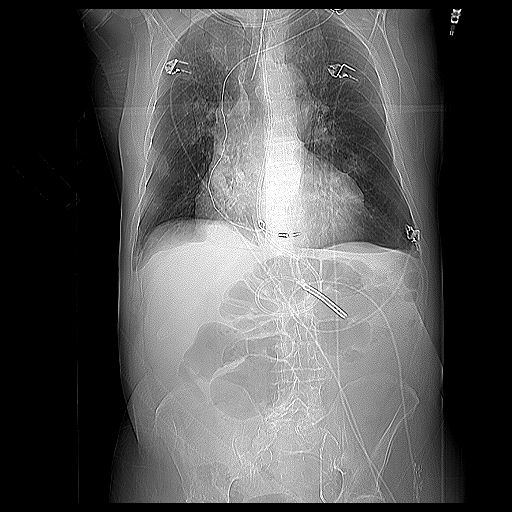
#> input picture as2/data/1.png, 512 x 512 px
$ python canny.py data/1.png
#> lines starting #> are read from the running program, lines starting #| are printed output that depends on the picture; after the words box and inside, x2 and y2 are one past the last pixel; in counts of white or black regions, pixels touching at a corner belong together
import os
import shutil
import math
import time
import sys

import matplotlib.pyplot as plt
import numpy as np
import scipy as sp
import cv2 as cv


# CANNY EDGE DETECTOR

class CannyDetector():

    def __init__(self, blursize=5, sigma=1.2, sobelsize=3, weakthr=0.1, strongthr=0.25):
        self.blursize = blursize
        self.sigma = sigma
        self.sobelsize = sobelsize
        self.weakthr = weakthr
        self.strongthr = strongthr

    def _blur(self, img):
        sz = (self.blursize, self.blursize)
        return cv.GaussianBlur(img, sz, self.sigma)

    def _sobel(self, img):
        sobx = cv.Sobel(img, cv.CV_64F, 1, 0, ksize=self.sobelsize)
        soby = cv.Sobel(img, cv.CV_64F, 0, 1, ksize=self.sobelsize)
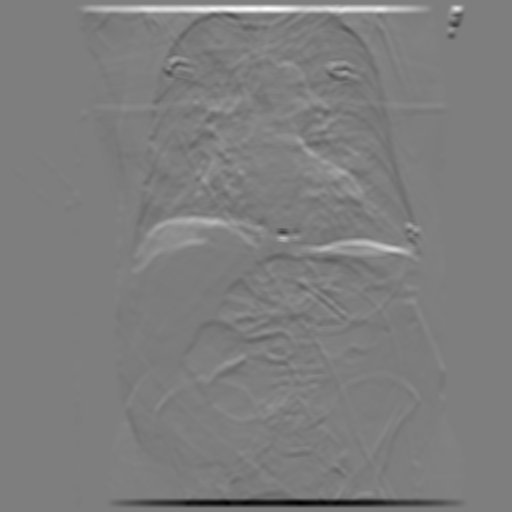
#> soby: shape (512, 512) float64; min -0.927, max 0.945, mean 8.67e-19; drawn with min black and max white

        mag = np.sqrt(sobx**2 + soby**2)
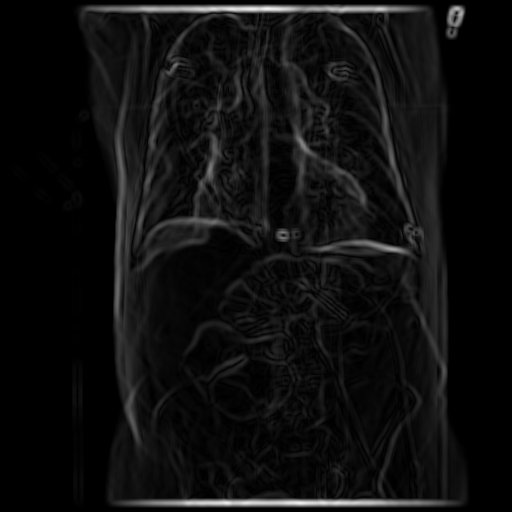
#> mag: shape (512, 512) float64; min 0, max 0.945, mean 0.0595
        dr = np.arctan2(sobx, soby)
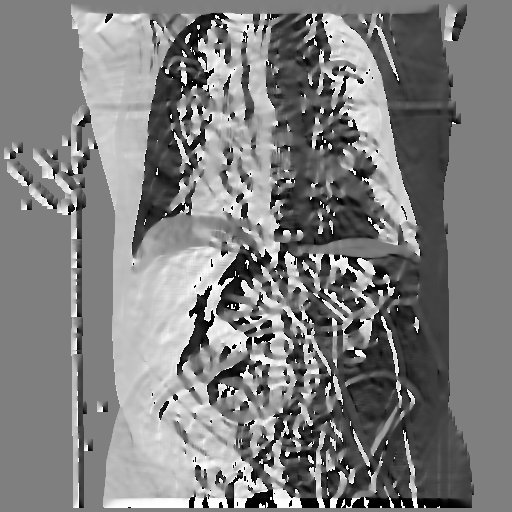
#> dr: shape (512, 512) float64; min -3.14, max 3.14, mean 0.00273; drawn with min black and max white
        dr = (np.round(dr/math.pi * 4 + 4.0) ).astype(int)
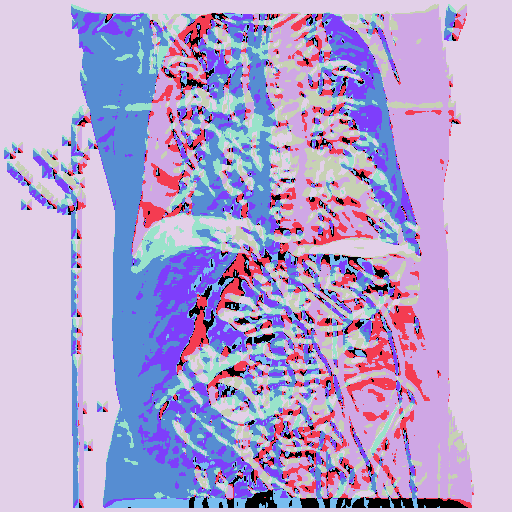
#> dr: shape (512, 512) int64; 9 distinct labels, from 0 to 8; one colour per label, 0 black
        return mag, dr

    def _threshold(self, mag, dr):

        dy = list(reversed([1, 1, 0, -1, -1, -1, 0, 1, 1]))
        dx= list(reversed([0, -1, -1, -1, 0, 1, 1, 1, 0]))

        edges = np.zeros_like(mag)

        for y in range(1, mag.shape[0]-1):
            for x in range(1, mag.shape[1]-1):
                i = dr[y, x]
                q = mag[y + dy[i], x + dx[i]]
                r =  mag[y - dy[i], x - dx[i]]
                if mag[y, x] >= q and mag[y, x] >= r:
                    edges[y, x] = mag[y, x]
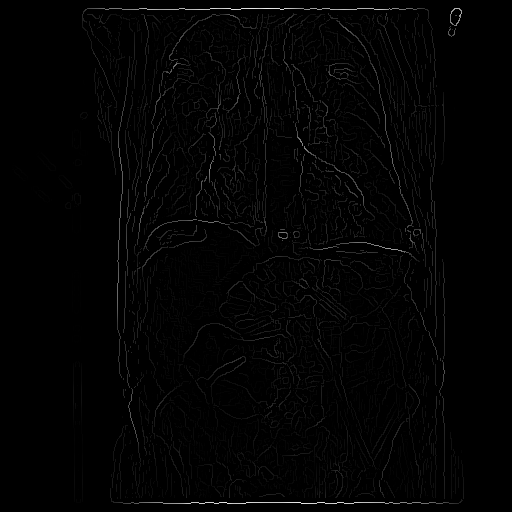
#> edges: shape (512, 512) float64; min 0, max 0.945, mean 0.0121

        return edges


    def _link(self, edges):
        strong = edges > self.strongthr
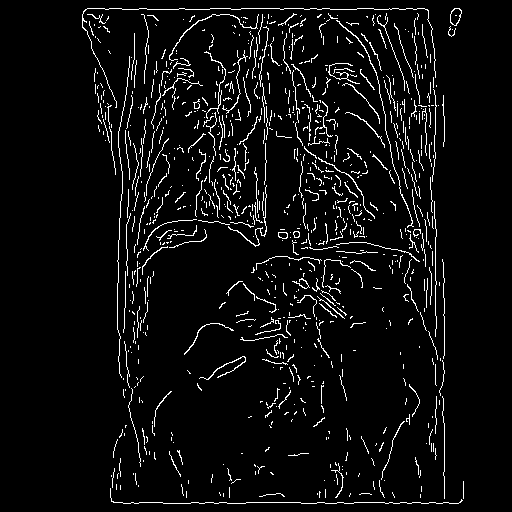
#> strong: shape (512, 512) bool; 5.2% white in thin lines or dots, all inside (x1, y1, x2, y2) = (82, 8, 464, 504)
        weak = edges > self.weakthr
#> weak: shape (512, 512) bool; 9% white in thin lines or dots, all inside (x1, y1, x2, y2) = (72, 8, 464, 504)

        ker = np.ones((3,3))
        for y in range(strong.shape[0]):
            for x in range(strong.shape[1]):
                is_weak = weak[y, x]
                strongnbh = strong[y-1:y+2, x-1:x+2]
                is_strong = np.sum(strongnbh) * is_weak
                if is_strong > 0:
                    strong[y, x] = True
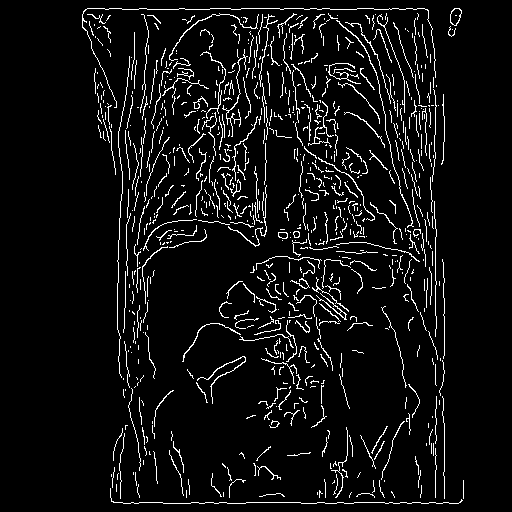
#> strong: shape (512, 512) bool; 6.2% white in thin lines or dots, all inside (x1, y1, x2, y2) = (82, 8, 464, 504)
        return strong

    def __call__(self, img):
        img = self._blur(img)
        mag, dr = self._sobel(img)
        edges = self._threshold(mag, dr)
        linked = self._link(edges)
        return linked, edges


def showimg(img, title=""):
    plt.imshow(img, cmap="gray")
    plt.axis("off")
    plt.title(title)


def loadimg(pth):
    img_int = cv.cvtColor(cv.imread(pth), cv.COLOR_BGR2GRAY)
    img = img_int.astype(float) / np.max(img_int)
    return img


if __name__ == "__main__":

    img = loadimg(sys.argv[1])

    canny = CannyDetector(blursize=9, sigma=2.5, sobelsize=3, weakthr=0.04, strongthr=0.08)

    linked, edges = canny(img)

    plt.subplot(1, 3, 1); showimg(img)
    plt.subplot(1, 3, 2); showimg(edges)
    plt.subplot(1, 3, 3); showimg(linked)
    plt.show()

    linked = np.uint8(linked*255)
    cv.imwrite(sys.argv[1].rsplit(".")[-2] + "_edges.png", linked)

$ run again, on as2/data/3.png
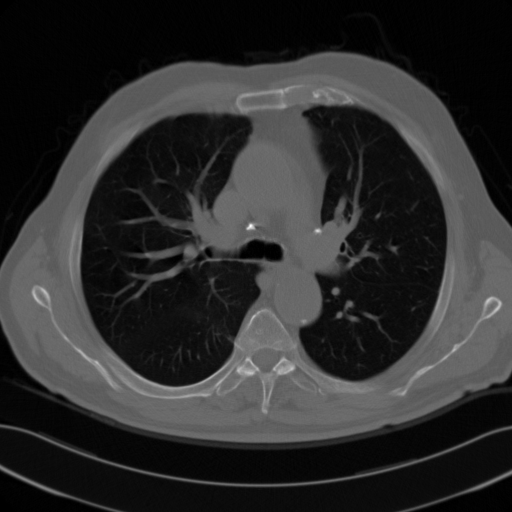
#> input picture as2/data/3.png, 512 x 512 px
#> in _sobel, `dr = np.arctan2(sobx, soby)`:
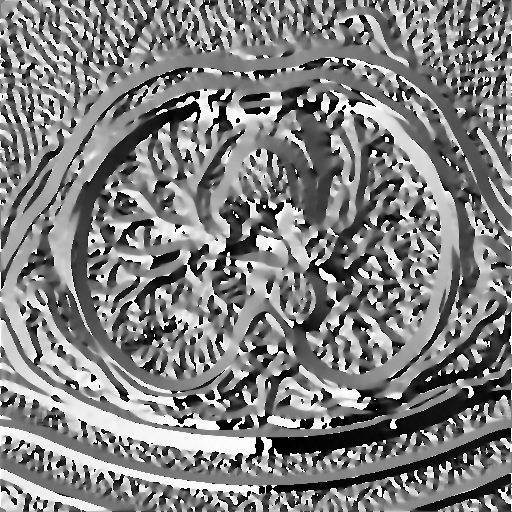
#> dr: shape (512, 512) float64; min -3.14, max 3.14, mean 0.0258; drawn with min black and max white
#> weak: shape (512, 512) bool; 5.9% white in thin lines or dots
#> after the loop in _link, `for y in range(strong.shape[0]):`:
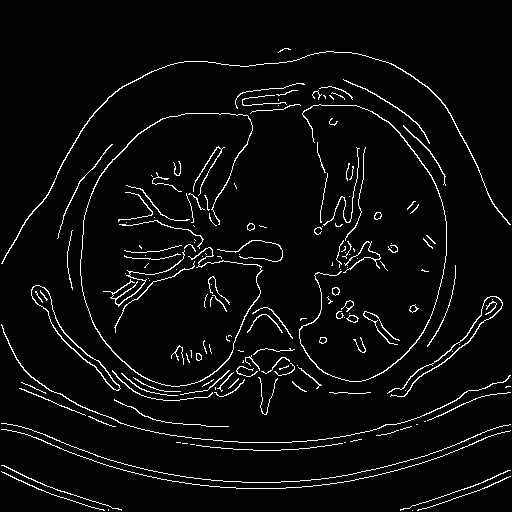
#> strong: shape (512, 512) bool; 4.2% white in thin lines or dots
#> linked: shape (512, 512); 4.2% white in thin lines or dots

$ run again, on as2/data/4.png
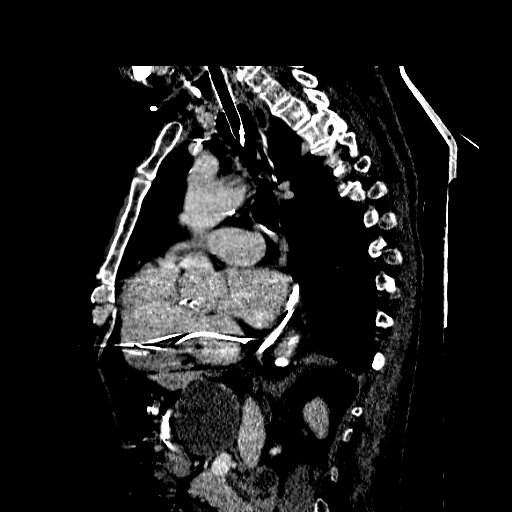
#> input picture as2/data/4.png, 512 x 512 px
#> in _sobel, `dr = (np.round(dr/math.pi * 4 + 4.0) ).astype(int)`:
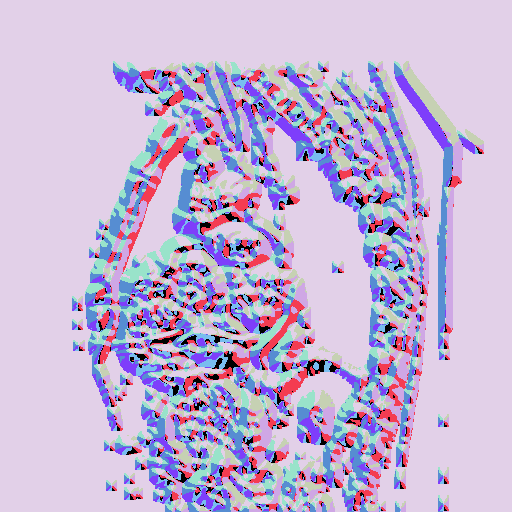
#> dr: shape (512, 512) int64; 9 distinct labels, from 0 to 8; one colour per label, 0 black
#> weak: shape (512, 512) bool; 6.6% white in thin lines or dots, all inside (x1, y1, x2, y2) = (90, 64, 480, 511)
#> after the loop in _link, `for y in range(strong.shape[0]):`:
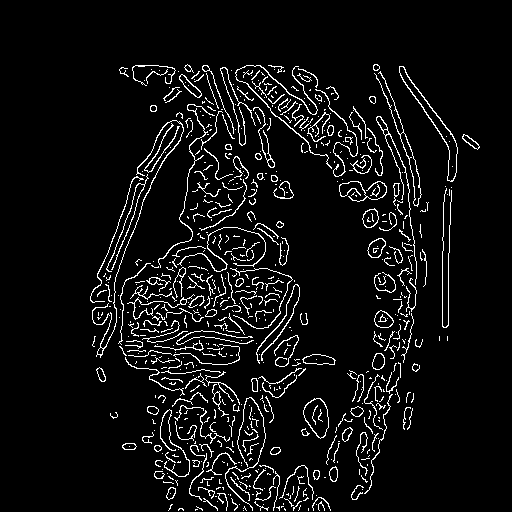
#> strong: shape (512, 512) bool; 6.2% white in thin lines or dots, all inside (x1, y1, x2, y2) = (90, 64, 480, 511)
